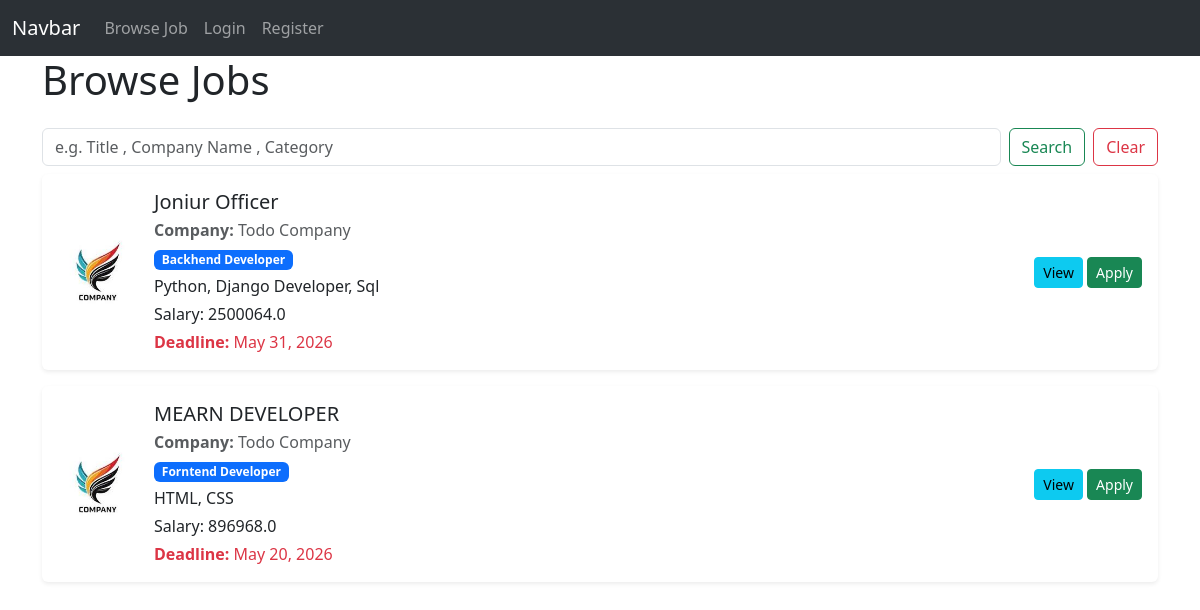
/browse-post-view/, run on the app's committed database.
### JobPortalApp/models.py (models this page shows, shortened)
class JobPostingModel(models.Model):
    posted_by=models.ForeignKey(RecruiterProfileModel,on_delete=models.CASCADE,
                                related_name='posted_job',null=True)
    Category=models.ForeignKey(CategoryModel,on_delete=models.CASCADE,null=True)
    title=models.CharField(max_length=100,null=True)
    number_of_openings=models.PositiveIntegerField(null=True)
    description=models.TextField(null=True)
    skill_set=models.TextField(null=True)
    deadline=models.DateField(null=True)
    salary=models.FloatField(null=True)
    created_at=models.DateField(auto_now_add=True,null=True)
    updated_at=models.DateField(auto_now=True,null=True)

class RecruiterProfileModel(models.Model):
    recruiter=models.OneToOneField(UserCustomModel,on_delete=models.CASCADE,
                                   related_name='recruiter_profile',null=True)
    company_name=models.CharField(max_length=100, null=True)
    address=models.TextField(null=True)
    contact=models.CharField(max_length=20,null=True)
    logo=models.ImageField(upload_to='company_logo',null=True)
    created_at=models.DateField(auto_now_add=True,null=True)
    updated_at=models.DateField(auto_now=True,null=True)

class CategoryModel(models.Model):
    name=models.CharField(max_length=100,null=True)

### JobPortalApp/views.py (the view)
# urls.py: path('browse-post-view/',browse_post_view,name='browse_post_view'),
def browse_post_view(request):
    current_user = request.user
    search_query=request.GET.get("search_query")
    if current_user.is_authenticated:
        if current_user.user_type == 'Recruiter':
            recruiter_profile = getattr(
                current_user,
                'recruiter_profile',
                None
            )
            if recruiter_profile:
                job_data = JobPostingModel.objects.filter(
                    posted_by=recruiter_profile
                )
            else:
                job_data = JobPostingModel.objects.none()
        else:
            job_data = JobPostingModel.objects.all()
    else:
        job_data = JobPostingModel.objects.all()
    if search_query:
        job_data=JobPostingModel.objects.filter(
            Q(title__icontains=search_query) |
            Q(Category__name__icontains=search_query) |
            Q(posted_by__company_name__icontains=search_query)
        )
    context = {
        'job_data': job_data
    }
    return render(request, 'browse-jobs.html', context)

### JobPortalApp/templates/browse-jobs.html (shortened to what this page needs)
{% extends 'master/base.html' %}
{% block content %}
<div class="container">
<h1>Browse Jobs</h1>
{% if request.user.user_type != 'Recruiter' %}
      <form class="d-flex mt-4" role="search" method="GET">
        <input class="form-control me-2" type="search" name="search_query" placeholder="e.g. Title , Company Name , Category" aria-label="Search"/>
        <button class="btn btn-outline-success me-2 " type="submit">Search</button>
        <a href="{% url 'browse_post_view' %}" class="btn btn-outline-danger">Clear</a>
      </form>
{% endif %}
{% for job in job_data %}
 <div class="card shadow-sm border-0 mb-3 mt-2">
      <div class="card-body">
        <div class="d-flex align-items-center">
          <div class="flex-shrink-0 me-3">
            <img src="{{ job.posted_by.logo.url }}" alt="{{ job.posted_by.company_name }}" class="rounded" style="width: 80px; height: 80px; object-fit: cover;" />
          </div>
          <div class="flex-grow-1">
            <h5 class="mb-1">{{ job.title }}</h5>
            <p class="mb-1 text-muted">
              <strong>Company:</strong>
              {{ job.posted_by.company_name }}
            </p>
            <p class="mb-1">
              <span class="badge bg-primary">{{ job.Category.name }}</span>
            </p>
            <p class="mb-1">{{ job.skill_set }}</p>
            <p class="mb-1">Salary: {{ job.salary }}</p>
            <p class="mb-0 text-danger">
              <strong>Deadline:</strong>
              {{ job.deadline }}
            </p>
          </div>
          <div class="text-end">
            <a href="" class="btn btn-info btn-sm" >View</a>
            {% if request.user.user_type != 'Recruiter' %}
            <a href="{% url 'apply_job_view' job.id %}" class="btn btn-success btn-sm" >Apply</a>
            {% endif %}
          </div>
          </div>
      </div>
    </div>
{% endfor %}
</div>
{% endblock content %}

### JobPortalApp/templates/master/base.html (shortened to what this page needs)
<!doctype html>
<html lang="en">
  <head>
    <link href="https://cdn.jsdelivr.net/npm/bootstrap@5.3.8/dist/css/bootstrap.min.css" rel="stylesheet">
  </head>
  <body>
    {% include 'master/nav.html' %}
    {% block content %}
    {% endblock content %}
  </body>
</html>

### JobPortalApp/templates/master/nav.html
<nav class="navbar navbar-expand-lg bg-body-tertiary" style="background-color: #054b7e;" data-bs-theme="dark">
  <div class="container-fluid">
    <a class="navbar-brand" href="#">Navbar</a>
    <div class="collapse navbar-collapse" id="navbarTogglerDemo02">
      <ul class="navbar-nav me-auto mb-2 mb-lg-0">
        <li class="nav-item">
          <a class="nav-link" href="{% url 'browse_post_view' %}">Browse Job</a>
        </li>
        {% if request.user.is_authenticated %}
        {% if request.user.user_type == 'Seeker' %}
        <li class="nav-item">
          <a class="nav-link" aria-current="page" href="{% url 'dashboard_page' %}">Dashboard</a>
        </li>
        <li class="nav-item">
          <a class="nav-link" aria-current="page" href="{% url 'my_application' %}">My Application</a>
        </li>
        {% endif %}
        <li class="nav-item">
          <a class="nav-link" href="{% url 'profile_view' %}">Profile</a>
        </li>
        <li class="nav-item">
          <a class="nav-link" href="{% url 'logout_page' %}">Logout</a>
        </li>
        {% else %}
        <li class="nav-item">
          <a class="nav-link" href="{% url 'login_page' %}">Login</a>
        </li>
        <li class="nav-item">
          <a class="nav-link" href="{% url 'register_page' %}">Register</a>
        </li>
        {% endif %}
      </ul>
    </div>
  </div>
</nav>

### data on the page
JobPostingModel: posted_by.logo (picture), title "Joniur Officer", posted_by.company_name "Todo Company", Category.name "Backhend Developer", skill_set "Python, Django Developer, Sql", salary "2500064.0", deadline "May 31, 2026"
JobPostingModel: posted_by.logo (picture), title "MEARN DEVELOPER", posted_by.company_name "Todo Company", Category.name "Forntend Developer", skill_set "HTML, CSS", salary "896968.0", deadline "May 20, 2026"
